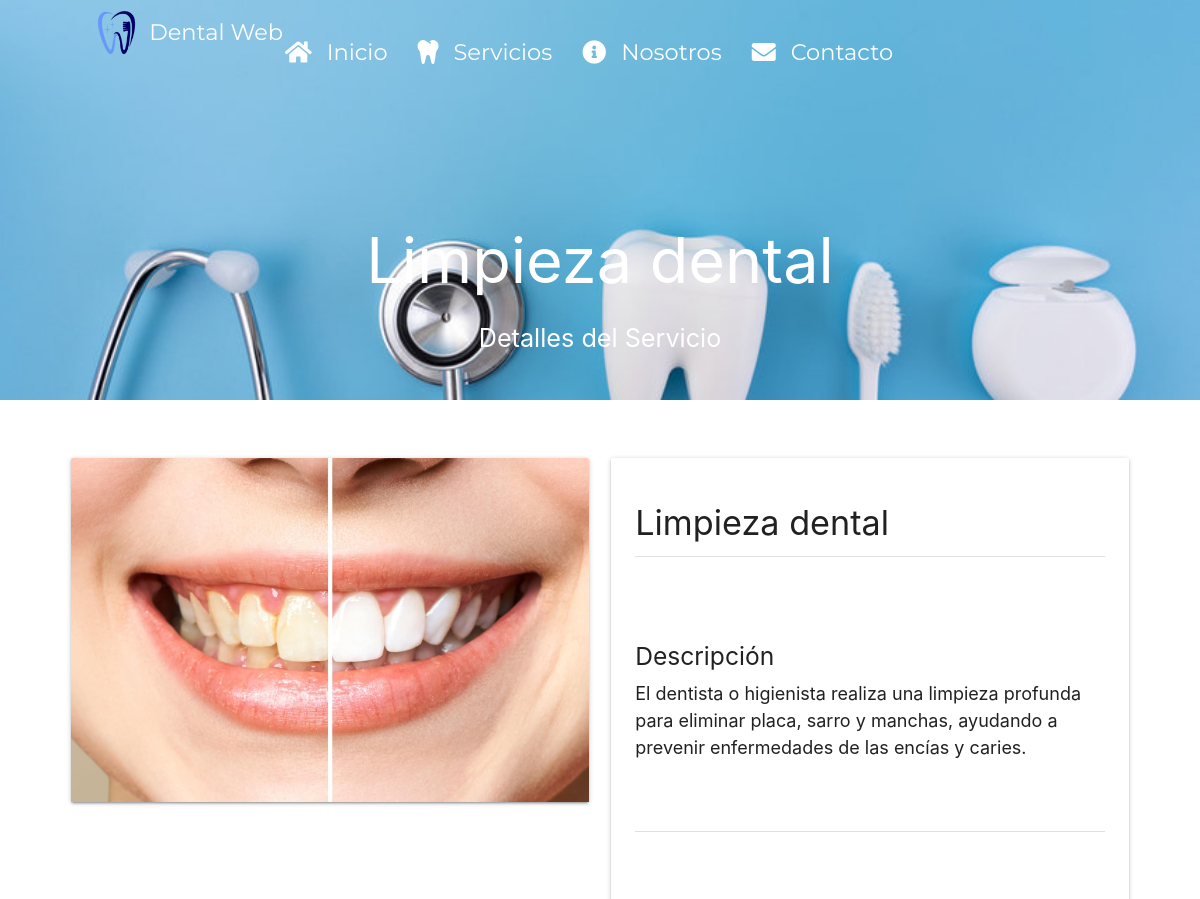
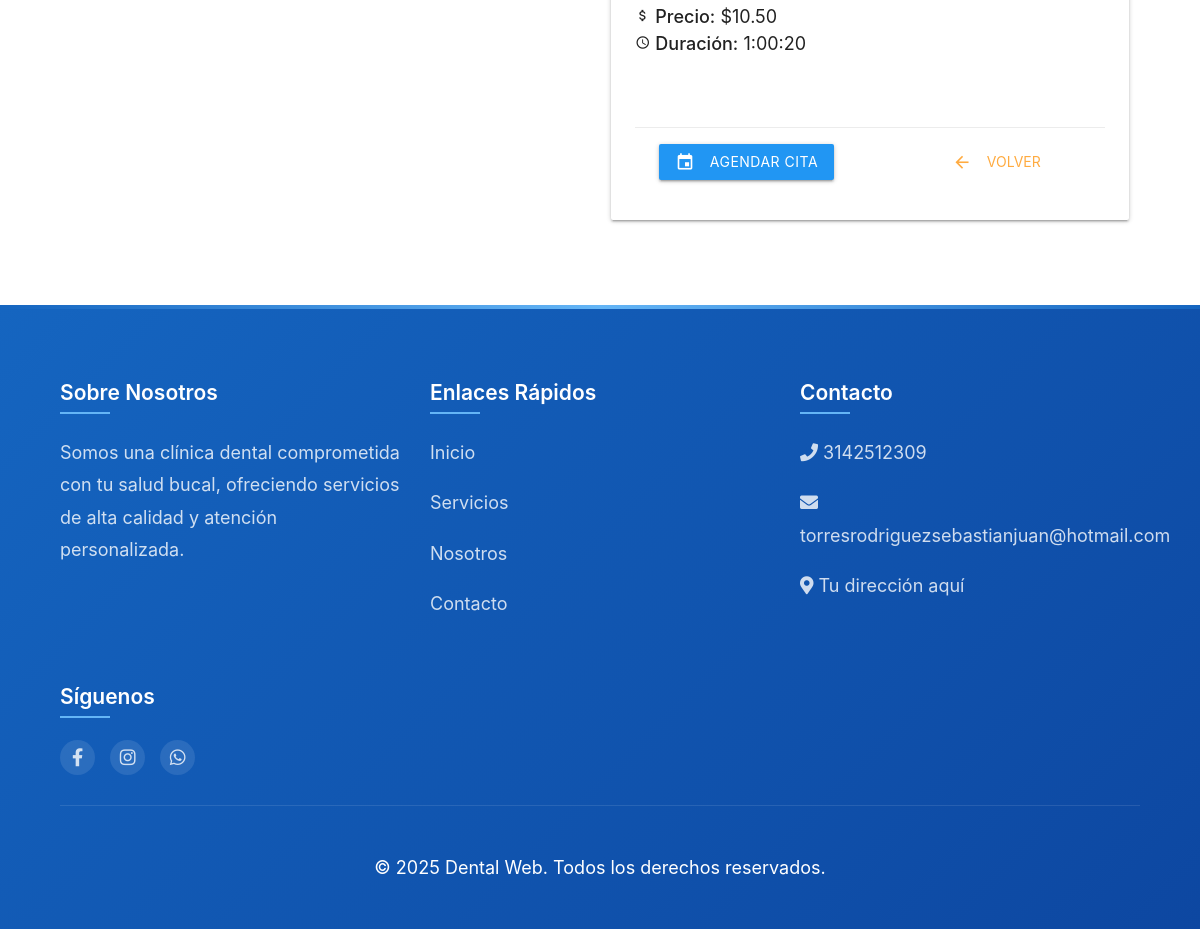
The app's page /services/1/ with its own data (2 pictures, top to bottom).
### dentalApp/models.py (models this page shows, shortened)
class Service(models.Model):
    name = models.CharField(max_length=100)
    description = models.TextField(max_length=166)
    price = models.DecimalField(max_digits=10, decimal_places=2)
    duration = models.DurationField()
    is_active = models.BooleanField(default=True)
    photo = models.ImageField(upload_to='media/service_photos/', null=True, blank=True)

class SocialMediaSettings(models.Model):
    whatsapp_number = models.CharField(max_length=20, help_text="Formato: 573202274345")
    phone_number = models.CharField(max_length=20, help_text="Formato: +573202274345")
    email = models.EmailField()
    facebook_url = models.URLField(verbose_name="URL de Facebook")
    instagram_url = models.URLField(verbose_name="URL de Instagram")
    is_whatsapp_active = models.BooleanField(default=True)
    is_phone_active = models.BooleanField(default=True)
    is_email_active = models.BooleanField(default=True)
    is_facebook_active = models.BooleanField(default=True)
    is_instagram_active = models.BooleanField(default=True)
    class Meta:
        verbose_name = "Configuración de Redes Sociales"
        verbose_name_plural = "Configuración de Redes Sociales"

### dentalApp/views.py (the view)
# urls.py: path('services/<int:pk>/', ServiceDetailView.as_view(), name='ServiceDetailView'),
class ServiceDetailView(BaseContextMixin, DetailView):
    model = Service
    template_name = 'dentalApp/service_detail.html'
    context_object_name = 'service'

### dentalApp/views.py (called while the page is built)
    def get_context_data(self, **kwargs):
        context = super().get_context_data(**kwargs)
        context['social_media'] = SocialMediaSettings.objects.first()
        return context

### dentalApp/templates/dentalApp/service_detail.html (shortened to what this page needs)
{% extends 'dentalApp/base.html' %}
{% load static %}
{% block content %}
<div class="parallax-container">
    <div class="parallax">
        <img src="{% static 'images/banner1.jpg' %}">
    </div>
    <div class="container">
        <nav class="transparent-nav" style="margin-top: 20px;">
            <div class="nav-wrapper">
                <a href="{% url 'HomePageView' %}" class="brand-logo">
                    <img src="{% static 'images/logo.png' %}" alt="Logo" class="responsive-img">
                    Dental Web
                </a>
                <ul class="right hide-on-med-and-down">
                    <li><a href="{% url 'HomePageView' %}"><i class="fas fa-home left"></i>Inicio</a></li>
                    <li>
                        <a href="{% url 'ServiceListView' %}">
                            <i class="fas fa-tooth left"></i>Servicios
                        </a>
                    </li>
                    <li><a href="{% url 'about' %}"><i class="fas fa-info-circle left"></i>Nosotros</a></li>
                    <li><a href="{% url 'contact' %}"><i class="fas fa-envelope left"></i>Contacto</a></li>
                    <li>
                    </li>
                </ul>
            </div>
        </nav>
        <div class="center-align white-text" style="padding-top: 100px;">
            <h1>{{ service.name }}</h1>
            <p class="flow-text">Detalles del Servicio</p>
        </div>
    </div>
</div>
<div class="section white">
    <div class="container">
        <div class="row">
            <div class="col s12 m6">
                <div class="card">
                    {% if service.photo %}
                        <div class="card-image">
                            <img src="{{ service.photo.url }}" alt="{{ service.name }}" class="materialboxed">
                        </div>
                    {% endif %}
                </div>
            </div>
            <div class="col s12 m6">
                <div class="card">
                    <div class="card-content">
                        <h4>{{ service.name }}</h4>
                        <div class="divider"></div>
                        <div class="section">
                            <h5>Descripción</h5>
                            <p>{{ service.description }}</p>
                        </div>
                        <div class="divider"></div>
                        <div class="section">
                            <p><i class="material-icons tiny">attach_money</i> <strong>Precio:</strong> ${{ service.price }}</p>
                            <p><i class="material-icons tiny">schedule</i> <strong>Duración:</strong> {{ service.duration }}</p>
                        </div>
                        <div class="card-action">
                            <a href="{% url 'agendar_cita' %}" class="btn blue waves-effect waves-light">
                                <i class="material-icons left">event</i> Agendar Cita
                            </a>
                            <a href="{% url 'ServiceListView' %}" class="btn-flat waves-effect">
                                <i class="material-icons left">arrow_back</i> Volver
                            </a>
                        </div>
                    </div>
                </div>
            </div>
        </div>
    </div>
</div>
{% endblock %}

### dentalApp/templates/dentalApp/base.html (shortened to what this page needs)
<!DOCTYPE html>
<html lang="es">
<head>
    {% load static %}
    <link rel="stylesheet" href="https://cdnjs.cloudflare.com/ajax/libs/materialize/1.0.0/css/materialize.min.css">
    <link rel="stylesheet" href="{% static 'css/styles.css' %}">
    <link rel="stylesheet" href="https://cdnjs.cloudflare.com/ajax/libs/font-awesome/5.15.4/css/all.min.css">
    <link rel="stylesheet" href="{% static 'css/styles.css' %}">
</head>
<body>
    <div class="floating-button-bar">
    </div>
    <main class="mt-4 fade-in">
        {% block content %}{% endblock %}
    </main>
    <footer class="fade-in">
        <div class="container">
            <div class="footer-content">
                <div class="footer-section">
                    <h5>Sobre Nosotros</h5>
                    <p>Somos una clínica dental comprometida con tu salud bucal, ofreciendo servicios de alta calidad y atención personalizada.</p>
                </div>
                <div class="footer-section">
                    <h5>Enlaces Rápidos</h5>
                    <p><a href="{% url 'HomePageView' %}">Inicio</a></p>
                    <p><a href="{% url 'ServiceListView' %}">Servicios</a></p>
                    <p><a href="{% url 'about' %}">Nosotros</a></p>
                    <p><a href="{% url 'contact' %}">Contacto</a></p>
                </div>
                <div class="footer-section">
                    <h5>Contacto</h5>
                    <p><i class="fas fa-phone"></i> {{ social_media.phone_number }}</p>
                    <p><i class="fas fa-envelope"></i> {{ social_media.email }}</p>
                    <p><i class="fas fa-map-marker-alt"></i> Tu dirección aquí</p>
                </div>
                <div class="footer-section">
                    <h5>Síguenos</h5>
                    <div class="footer-social">
                        {% if social_media.is_facebook_active %}
                        <a href="{{ social_media.facebook_url }}" target="_blank"><i class="fab fa-facebook-f"></i></a>
                        {% endif %}
                        {% if social_media.is_instagram_active %}
                        <a href="{{ social_media.instagram_url }}" target="_blank"><i class="fab fa-instagram"></i></a>
                        {% endif %}
                        {% if social_media.is_whatsapp_active %}
                        <a href="https://wa.me/{{ social_media.whatsapp_number }}"><i class="fab fa-whatsapp"></i></a>
                        {% endif %}
                    </div>
                </div>
            </div>
            <div class="footer-bottom">
                <p>&copy; {% now "Y" %} Dental Web. Todos los derechos reservados.</p>
            </div>
        </div>
    </footer>
</body>
</html>

### dentalApp/static/css/styles.css (style rules this page uses)
.parallax-container { height: 500px; position: relative; }
.section { padding: 50px 0; }

### dentalApp/templates/dentalApp/base.html (style rules this page uses)
body { display: flex; width: 100%; min-height: 100vh; flex-direction: column; font-size: 1.2rem; box-shadow: 0 4px 8px rgba(0, 0, 0, 0.1); margin: 0; padding: 0; }
nav { padding: 0rem 0; box-shadow: 0 0px 0px rgba(0,0,0,0.1); background-color: white; }
nav .brand-logo { font-size: 1.8rem; padding-left: 15px; display: flex; align-items: center; }
nav .brand-logo img { height: 50px; margin-right: 10px; }
.nav-wrapper { padding: 0 20px; }
nav a { font-size: 1.50rem !important; color: black !important; text-decoration: none; padding: 0 20px; transition: color 0.3s ease, transform 0.3s ease; font-family: 'Montserrat', sans-serif; }
.container { width: 90%; margin: 0 auto; max-width: 1200px; }
main { flex: 1 0 auto; width: 100%; margin: 0; padding: 0; }
footer { background: linear-gradient(135deg, #1565c0 0%, #0d47a1 100%); color: white; padding: 4rem 0 2rem 0; position: relative; }
footer::before { content: ''; position: absolute; top: 0; left: 0; right: 0; height: 4px; background: linear-gradient(90deg, #1565c0, #64b5f6, #1565c0); }
.footer-content { display: grid; grid-template-columns: repeat(auto-fit, minmax(250px, 1fr)); gap: 2rem; margin-bottom: 2rem; }
.footer-section h5 { color: white; font-size: 1.4rem; margin-bottom: 1.5rem; font-weight: 600; position: relative; padding-bottom: 10px; }
.footer-section h5::after { content: ''; position: absolute; left: 0; bottom: 0; width: 50px; height: 2px; background: #64b5f6; }
.footer-section p, .footer-section a { color: rgba(255, 255, 255, 0.8); line-height: 1.8; transition: color 0.3s ease; }
.footer-social a { display: inline-block; width: 35px; height: 35px; background: rgba(255, 255, 255, 0.1); margin-right: 10px; text-align: center; line-height: 35px; border-radius: 50%; transition: all 0.3s ease; }
.footer-bottom { text-align: center; padding-top: 2rem; border-top: 1px solid rgba(255, 255, 255, 0.1); }
.fade-in { opacity: 0; }
.floating-button-bar { position: fixed; right: 20px; top: 50%; transform: translateY(-50%); z-index: 1000; display: flex; flex-direction: column; gap: 10px; }
.transparent-nav { background-color: transparent !important; box-shadow: none !important; }
.transparent-nav .nav-wrapper { padding: 0 20px; }
.transparent-nav a { color: white !important; }

### dentalApp/templates/dentalApp/service_detail.html (style rules this page uses)
.parallax-container { height: 400px; }
.card-image img { max-height: 400px; object-fit: cover; }
.card-content .section { margin: 20px 0; }
.card-action { display: flex; justify-content: space-between; align-items: center; }

### records on screen
Service: name "Limpieza dental", photo (picture), description "El dentista o higienista realiza una limpieza profunda para eliminar placa, sarro y manchas, ayudando a prevenir enfermedades de las encías y caries.", price "10.50", duration "1:00:20"
SocialMediaSettings: phone_number "3142512309", email "torresrodriguezsebastianjuan@hotmail.com"
